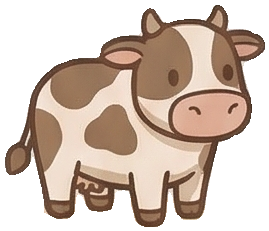
#> input picture godot-farm/assets/characters/cow/idle/cow_idle_0.png, 269 x 231 px; its folder holds 4 pictures in this run
$ python make_spritesheets.py
#> lines starting #> are read from the running program, lines starting #| are printed output that depends on the picture
#!/usr/bin/env python3
"""
Combine individual SAM-cropped frames into uniform-size horizontal strip spritesheets
for Godot AnimatedSprite2D (hframes). Each animation becomes one PNG strip.
Also generates a .tres SpriteFrames resource file for each animal.
"""
import os
from PIL import Image

BASE = "assets/characters"

animals = {
    "cow": {
        "idle":    ([f"cow/idle/cow_idle_{i}.png" for i in range(4)], 4),
        "walk":    ([f"cow/walk/cow_walk_{i}.png" for i in range(4)], 4),
        "happy":   ([f"cow/happy/cow_happy_{i}.png" for i in range(4)], 4),
        "sleep":   ([f"cow/sleep/cow_sleep_{i}.png" for i in range(2)], 2),
        "carried": ([f"cow/carried/cow_carried_{i}.png" for i in range(2)], 2),
    },
    "sheep": {
        "idle":    ([f"sheep/idle/sheep_idle_{i}.png" for i in range(4)], 4),
        "walk":    ([f"sheep/walk/sheep_walk_{i}.png" for i in range(4)], 4),
        "happy":   ([f"sheep/happy/sheep_happy_{i}.png" for i in range(4)], 4),
        "sleep":   ([f"sheep/sleep/sheep_sleep_{i}.png" for i in range(2)], 2),
        "carried": ([f"sheep/carried/sheep_carried_{i}.png" for i in range(2)], 2),
    },
}

for animal, anims in animals.items():
    print(f"\n=== {animal.upper()} ===")
    for anim_name, (frame_paths, count) in anims.items():
        # Load all frames
        frames = []
        for fp in frame_paths:
            full = os.path.join(BASE, fp)
            frames.append(Image.open(full).convert("RGBA"))

        # Find max width and height across frames
        max_w = max(f.width for f in frames)
        max_h = max(f.height for f in frames)

        # Create horizontal strip with uniform cell size
        strip_w = max_w * count
        strip_h = max_h
        strip = Image.new("RGBA", (strip_w, strip_h), (0, 0, 0, 0))
#> strip: PIL image 1076x235 RGBA; every value is 0

        for i, f in enumerate(frames):
            # Center each frame in its cell
            x_off = i * max_w + (max_w - f.width) // 2
            y_off = max_h - f.height  # bottom-align for ground contact
            strip.paste(f, (x_off, y_off), f)
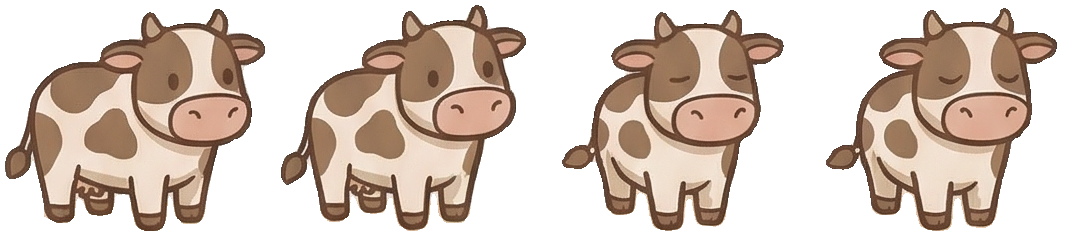
#> strip: PIL image 1076x235 RGBA; mean R, G, B, A 89.1, 73.8, 63.1, 129.6; transparent parts drawn white
#> (the run stopped early here; a loop or call above may not have finished)
